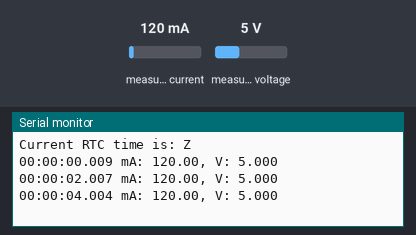
Simulated run of this sketch. Board: Arduino Uno, built with avr-gcc and run on an emulated ATmega328P. Shown: the last lines printed to the serial monitor. Inputs (shaded band) come from the test bench; at power-on: measured current 120 mA, measured voltage 5 V. The local clock reads 2024-03-15 10:24:30 at power-on unless the sketch sets it.

Above: at 5.4 s.
5.5 s: measured current set to 11 mA
At 7.0 s:
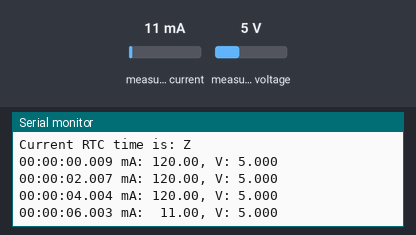
7.8 s: measured current set to 8 mA
At 8.4 s:
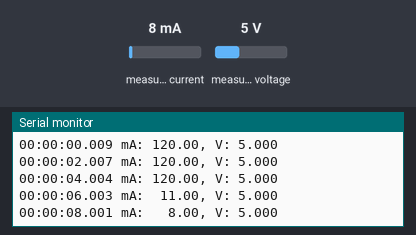
Timing chart, 0 to 10.8 s (numbered marks = the images above; inputs shaded):
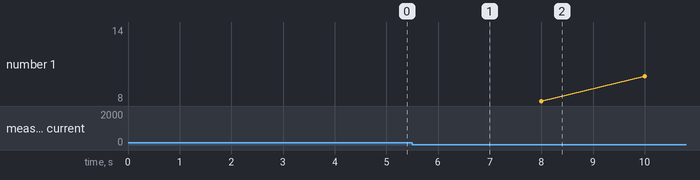

Measured:
- the behaviour switches between 10 and 9 mA on measured current (found by bisection; images 1 and 2)
- after the input at 5.5 s, the serial monitor: prints a new line after 0.50 s (image 1)
- after the input at 7.8 s, the serial monitor: prints a new line after 0.20 s (image 2)

The sketch:

getCurrent.ino
```cpp
//https://github.com/adafruit/Adafruit_INA219/blob/master/examples/getcurrent/getcurrent.ino
#include <stdio.h>
#include <stdarg.h>
#include <Wire.h>
#include <Adafruit_INA219.h>
#include <Sodaq_DS3231.h>
#include <timeLib.h>

Adafruit_INA219 ina219;
const char compile_date[] = __DATE__ " " __TIME__;
const char file_name[] = __FILE__;

const unsigned long mSec_PST_Offset = 28800000; //8*60*60*1000
const unsigned long mSecInMinute    =    60000;
const unsigned long mSecInHour      =  3600000;
  uint32_t currentEpochSodaqTimePST_mS = 0;


//Fast uint To Ascii with field size
char const digit[] = "0123456789";
char* utoas(int i, char b[],int fill,char sz){
    char* p = b+sz;

    memset(b,fill,sz);
    *p = (char)'\0';
    do{ //Move back, inserting digits as u go
        *--p = digit[i%10];
        i = i/10;
    }while(i);
    return b;
}
// Createa a fast debug TimeStamp
void printDebugTime(void) {
  unsigned long TimeNow_mS = millis();
  uint32_t millisecs;  //0-999
  char sBuff[5]; //Max Size 999
  tmElements_t tm;
  uint32_t time=TimeNow_mS/1000;

  //Be fast and accurate : from TimeLib.h
  tm.Second = time % 60;
  time /= 60; // now it is minutes
  tm.Minute = time % 60;
  time /= 60; // now it is hours
  tm.Hour = time % 24;
  //time /= 24; // now it is days

  millisecs =TimeNow_mS-(tm.Hour*mSecInHour+tm.Minute*mSecInMinute+tm.Second*1000);
  if (millisecs>999) millisecs=999;

  Serial.print(utoas(tm.Hour,sBuff,'0',2));
  Serial.print(":");
  Serial.print(utoas(tm.Minute,sBuff,'0',2));
  Serial.print(":");
  Serial.print(utoas(tm.Second,sBuff,'0',2));
  Serial.print(".");
  Serial.print(utoas(millisecs,sBuff,'0',3));
  Serial.print(" ");
}
#if 1
// This gets the current epoch time (unix time, ie, the number of seconds
// from January 1, 1970 00:00:00 UTC) and corrects it for the specified time zone
#define EPOCH_TIME_OFF 946684800
DateTime dtFromEpoch(uint32_t epochTime)
{
    DateTime dt(epochTime - EPOCH_TIME_OFF);
    return dt;
}

// This converts a date-time object into a ISO8601 formatted string
const int8_t _timeZone = 0;
String formatDateTime_ISO8601_dt(DateTime& dt)
{
    // Set up an inital string
    String dateTimeStr;
    // Convert the DateTime object to a String
    dt.addToString(dateTimeStr);
    dateTimeStr.replace(" ", "T");
    String tzString = String(_timeZone);
    if (-24 <= _timeZone && _timeZone <= -10)
    {
        tzString += F(":00");
    }
    else if (-10 < _timeZone && _timeZone < 0)
    {
        tzString = tzString.substring(0,1) + F("0") + tzString.substring(1,2) + F(":00");
    }
    else if (_timeZone == 0)
    {
        tzString = F("Z");
    }
    else if (0 < _timeZone && _timeZone < 10)
    {
        tzString = "+0" + tzString + F(":00");
    }
    else if (10 <= _timeZone && _timeZone <= 24)
    {
        tzString = "+" + tzString + F(":00");
    }
    dateTimeStr += tzString;
    return dateTimeStr;
}


// This converts an epoch time (unix time) into a ISO8601 formatted string
String formatDateTime_ISO8601_u32(uint32_t epochTime)
{
    // Create a DateTime object from the epochTime
    DateTime dt = dtFromEpoch(epochTime);
    return formatDateTime_ISO8601_dt(dt);
}
#endif//0

void setup(void)
{
  Serial.begin(115200);
  while (!Serial) {
      // will pause Zero, Leonardo, etc until serial console opens
      delay(1);
  }

  Serial.print("---Ina219 ");
  Serial.println(compile_date);
  Serial.println(file_name); //Dir and filename

  // Initialize the INA219.
  // By default the initialization will use the largest range (32V, 2A).  However
  // you can call a setCalibration function to change this range (see comments).
  ina219.begin();
  // To use a slightly lower 32V, 1A range (higher precision on amps):
  //ina219.setCalibration_32V_1A();
  // Or to use a lower 16V, 400mA range (higher precision on volts and amps):
  ina219.setCalibration_16V_400mA();

  Serial.println("Reporting Power and current with INA219 0-400mA ...");

  currentEpochSodaqTimePST_mS = rtc.now().getEpoch()-mSec_PST_Offset;
  Serial.print(F("Current RTC time is: "));
  //Serial.print(currentEpochSodaqTime);
  Serial.println(formatDateTime_ISO8601_u32(currentEpochSodaqTimePST_mS));
}

void loop(void)
{
  //float shuntvoltage = 0;
  float busvoltage = 0;
  float current_mA = 0;
  //float loadvoltage = 0;
  //float power_mW = 0;
  char sBuf[16];

  //shuntvoltage = ina219.getShuntVoltage_mV();
  busvoltage = ina219.getBusVoltage_V();
  current_mA = ina219.getCurrent_mA();
  //power_mW = ina219.getPower_mW();
  //loadvoltage = busvoltage + (shuntvoltage / 1000);

  //Serial.print("Bus Voltage:   "); Serial.print(busvoltage); Serial.println(" V");
  //Serial.print("Shunt Voltage: "); Serial.print(shuntvoltage); Serial.println(" mV");
  //Serial.print("Load Voltage:  "); Serial.print(loadvoltage); Serial.println(" V");
  //Serial.print("Current:       "); Serial.print(current_mA); Serial.println(" mA");
  //Serial.print("Power:         "); Serial.print(power_mW); Serial.println(" mW");
  //Serial.println("");

  printDebugTime();
  Serial.print(F("mA: "));  Serial.print(dtostrf(current_mA,6,2,sBuf));
  Serial.print(F(", V: ")); Serial.println(busvoltage,3);
  //Serial.print(F(", mW: "));Serial.println(dtostrf(power_mW,4,0,sBuf));

  delay(1994);
}
```
